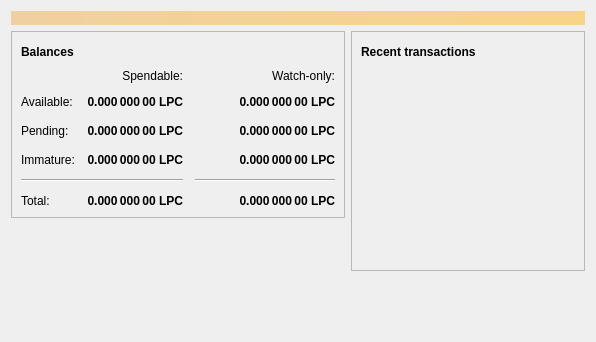
<?xml version="1.0" encoding="UTF-8"?>
<ui version="4.0">
 <class>OverviewPage</class>
 <widget class="QWidget" name="OverviewPage">
  <property name="geometry">
   <rect>
    <x>0</x>
    <y>0</y>
    <width>596</width>
    <height>342</height>
   </rect>
  </property>
  <property name="windowTitle">
   <string>Form</string>
  </property>
  <layout class="QVBoxLayout" name="topLayout">
   <item>
    <widget class="QLabel" name="labelAlerts">
     <property name="visible">
      <bool>false</bool>
     </property>
     <property name="styleSheet">
      <string notr="true">QLabel { background-color: qlineargradient(x1: 0, y1: 0, x2: 1, y2: 0, stop:0 #F0D0A0, stop:1 #F8D488); color:#000000; }</string>
     </property>
     <property name="wordWrap">
      <bool>true</bool>
     </property>
     <property name="margin">
      <number>3</number>
     </property>
     <property name="textInteractionFlags">
      <set>Qt::TextSelectableByMouse</set>
     </property>
    </widget>
   </item>
   <item>
    <layout class="QHBoxLayout" name="horizontalLayout" stretch="1,1">
     <item>
      <layout class="QVBoxLayout" name="verticalLayout_2">
       <item>
        <widget class="QFrame" name="frame">
         <property name="frameShape">
          <enum>QFrame::StyledPanel</enum>
         </property>
         <property name="frameShadow">
          <enum>QFrame::Raised</enum>
         </property>
         <layout class="QVBoxLayout" name="verticalLayout_4">
          <item>
           <layout class="QHBoxLayout" name="horizontalLayout_4">
            <item>
             <widget class="QLabel" name="label_5">
              <property name="font">
               <font>
                <weight>75</weight>
                <bold>true</bold>
               </font>
              </property>
              <property name="text">
               <string>Balances</string>
              </property>
             </widget>
            </item>
            <item>
             <widget class="QPushButton" name="labelWalletStatus">
              <property name="enabled">
               <bool>true</bool>
              </property>
              <property name="maximumSize">
               <size>
                <width>30</width>
                <height>16777215</height>
               </size>
              </property>
              <property name="toolTip">
               <string>The displayed information may be out of date. Your wallet automatically synchronizes with the Bitcoin network after a connection is established, but this process has not completed yet.</string>
              </property>
              <property name="text">
               <string/>
              </property>
              <property name="icon">
               <iconset resource="../bitcoin.qrc">
                <normaloff>:/icons/warning</normaloff>
                <disabledoff>:/icons/warning</disabledoff>:/icons/warning</iconset>
              </property>
              <property name="iconSize">
               <size>
                <width>24</width>
                <height>24</height>
               </size>
              </property>
              <property name="flat">
               <bool>true</bool>
              </property>
             </widget>
            </item>
            <item>
             <spacer name="horizontalSpacer_3">
              <property name="orientation">
               <enum>Qt::Horizontal</enum>
              </property>
              <property name="sizeHint" stdset="0">
               <size>
                <width>40</width>
                <height>20</height>
               </size>
              </property>
             </spacer>
            </item>
           </layout>
          </item>
          <item>
           <layout class="QGridLayout" name="gridLayout">
            <property name="spacing">
             <number>12</number>
            </property>
            <item row="2" column="2">
             <widget class="QLabel" name="labelWatchPending">
              <property name="font">
               <font>
                <weight>75</weight>
                <bold>true</bold>
               </font>
              </property>
              <property name="cursor">
               <cursorShape>IBeamCursor</cursorShape>
              </property>
              <property name="toolTip">
               <string>Unconfirmed transactions to watch-only addresses</string>
              </property>
              <property name="text">
               <string notr="true">0.000 000 00 LPC</string>
              </property>
              <property name="alignment">
               <set>Qt::AlignRight|Qt::AlignTrailing|Qt::AlignVCenter</set>
              </property>
              <property name="textInteractionFlags">
               <set>Qt::LinksAccessibleByMouse|Qt::TextSelectableByKeyboard|Qt::TextSelectableByMouse</set>
              </property>
             </widget>
            </item>
            <item row="2" column="1">
             <widget class="QLabel" name="labelUnconfirmed">
              <property name="font">
               <font>
                <weight>75</weight>
                <bold>true</bold>
               </font>
              </property>
              <property name="cursor">
               <cursorShape>IBeamCursor</cursorShape>
              </property>
              <property name="toolTip">
               <string>Total of transactions that have yet to be confirmed, and do not yet count toward the spendable balance</string>
              </property>
              <property name="text">
               <string notr="true">0.000 000 00 LPC</string>
              </property>
              <property name="alignment">
               <set>Qt::AlignRight|Qt::AlignTrailing|Qt::AlignVCenter</set>
              </property>
              <property name="textInteractionFlags">
               <set>Qt::LinksAccessibleByMouse|Qt::TextSelectableByKeyboard|Qt::TextSelectableByMouse</set>
              </property>
             </widget>
            </item>
            <item row="3" column="2">
             <widget class="QLabel" name="labelWatchImmature">
              <property name="font">
               <font>
                <weight>75</weight>
                <bold>true</bold>
               </font>
              </property>
              <property name="cursor">
               <cursorShape>IBeamCursor</cursorShape>
              </property>
              <property name="toolTip">
               <string>Mined balance in watch-only addresses that has not yet matured</string>
              </property>
              <property name="text">
               <string notr="true">0.000 000 00 LPC</string>
              </property>
              <property name="alignment">
               <set>Qt::AlignRight|Qt::AlignTrailing|Qt::AlignVCenter</set>
              </property>
              <property name="textInteractionFlags">
               <set>Qt::LinksAccessibleByMouse|Qt::TextSelectableByKeyboard|Qt::TextSelectableByMouse</set>
              </property>
             </widget>
            </item>
            <item row="4" column="0" colspan="2">
             <widget class="Line" name="line">
              <property name="orientation">
               <enum>Qt::Horizontal</enum>
              </property>
             </widget>
            </item>
            <item row="4" column="2">
             <widget class="Line" name="lineWatchBalance">
              <property name="sizePolicy">
               <sizepolicy hsizetype="Preferred" vsizetype="Fixed">
                <horstretch>0</horstretch>
                <verstretch>0</verstretch>
               </sizepolicy>
              </property>
              <property name="minimumSize">
               <size>
                <width>140</width>
                <height>0</height>
               </size>
              </property>
              <property name="orientation">
               <enum>Qt::Horizontal</enum>
              </property>
             </widget>
            </item>
            <item row="5" column="0">
             <widget class="QLabel" name="labelTotalText">
              <property name="text">
               <string>Total:</string>
              </property>
             </widget>
            </item>
            <item row="3" column="1">
             <widget class="QLabel" name="labelImmature">
              <property name="font">
               <font>
                <weight>75</weight>
                <bold>true</bold>
               </font>
              </property>
              <property name="cursor">
               <cursorShape>IBeamCursor</cursorShape>
              </property>
              <property name="toolTip">
               <string>Mined balance that has not yet matured</string>
              </property>
              <property name="text">
               <string notr="true">0.000 000 00 LPC</string>
              </property>
              <property name="alignment">
               <set>Qt::AlignRight|Qt::AlignTrailing|Qt::AlignVCenter</set>
              </property>
              <property name="textInteractionFlags">
               <set>Qt::LinksAccessibleByMouse|Qt::TextSelectableByKeyboard|Qt::TextSelectableByMouse</set>
              </property>
             </widget>
            </item>
            <item row="2" column="3">
             <spacer name="horizontalSpacer_2">
              <property name="orientation">
               <enum>Qt::Horizontal</enum>
              </property>
              <property name="sizeHint" stdset="0">
               <size>
                <width>40</width>
                <height>20</height>
               </size>
              </property>
             </spacer>
            </item>
            <item row="3" column="0">
             <widget class="QLabel" name="labelImmatureText">
              <property name="text">
               <string>Immature:</string>
              </property>
             </widget>
            </item>
            <item row="5" column="1">
             <widget class="QLabel" name="labelTotal">
              <property name="font">
               <font>
                <weight>75</weight>
                <bold>true</bold>
               </font>
              </property>
              <property name="cursor">
               <cursorShape>IBeamCursor</cursorShape>
              </property>
              <property name="toolTip">
               <string>Your current total balance</string>
              </property>
              <property name="text">
               <string notr="true">0.000 000 00 LPC</string>
              </property>
              <property name="alignment">
               <set>Qt::AlignRight|Qt::AlignTrailing|Qt::AlignVCenter</set>
              </property>
              <property name="textInteractionFlags">
               <set>Qt::LinksAccessibleByMouse|Qt::TextSelectableByKeyboard|Qt::TextSelectableByMouse</set>
              </property>
             </widget>
            </item>
            <item row="5" column="2">
             <widget class="QLabel" name="labelWatchTotal">
              <property name="font">
               <font>
                <weight>75</weight>
                <bold>true</bold>
               </font>
              </property>
              <property name="cursor">
               <cursorShape>IBeamCursor</cursorShape>
              </property>
              <property name="toolTip">
               <string>Current total balance in watch-only addresses</string>
              </property>
              <property name="text">
               <string notr="true">0.000 000 00 LPC</string>
              </property>
              <property name="alignment">
               <set>Qt::AlignRight|Qt::AlignTrailing|Qt::AlignVCenter</set>
              </property>
              <property name="textInteractionFlags">
               <set>Qt::LinksAccessibleByMouse|Qt::TextSelectableByKeyboard|Qt::TextSelectableByMouse</set>
              </property>
             </widget>
            </item>
            <item row="0" column="2">
             <widget class="QLabel" name="labelWatchonly">
              <property name="text">
               <string>Watch-only:</string>
              </property>
              <property name="alignment">
               <set>Qt::AlignRight|Qt::AlignTrailing|Qt::AlignVCenter</set>
              </property>
             </widget>
            </item>
            <item row="1" column="0">
             <widget class="QLabel" name="labelBalanceText">
              <property name="text">
               <string>Available:</string>
              </property>
             </widget>
            </item>
            <item row="1" column="1">
             <widget class="QLabel" name="labelBalance">
              <property name="font">
               <font>
                <weight>75</weight>
                <bold>true</bold>
               </font>
              </property>
              <property name="cursor">
               <cursorShape>IBeamCursor</cursorShape>
              </property>
              <property name="toolTip">
               <string>Your current spendable balance</string>
              </property>
              <property name="text">
               <string notr="true">0.000 000 00 LPC</string>
              </property>
              <property name="alignment">
               <set>Qt::AlignRight|Qt::AlignTrailing|Qt::AlignVCenter</set>
              </property>
              <property name="textInteractionFlags">
               <set>Qt::LinksAccessibleByMouse|Qt::TextSelectableByKeyboard|Qt::TextSelectableByMouse</set>
              </property>
             </widget>
            </item>
            <item row="1" column="2">
             <widget class="QLabel" name="labelWatchAvailable">
              <property name="font">
               <font>
                <weight>75</weight>
                <bold>true</bold>
               </font>
              </property>
              <property name="cursor">
               <cursorShape>IBeamCursor</cursorShape>
              </property>
              <property name="toolTip">
               <string>Your current balance in watch-only addresses</string>
              </property>
              <property name="text">
               <string notr="true">0.000 000 00 LPC</string>
              </property>
              <property name="alignment">
               <set>Qt::AlignRight|Qt::AlignTrailing|Qt::AlignVCenter</set>
              </property>
              <property name="textInteractionFlags">
               <set>Qt::LinksAccessibleByMouse|Qt::TextSelectableByKeyboard|Qt::TextSelectableByMouse</set>
              </property>
             </widget>
            </item>
            <item row="2" column="0">
             <widget class="QLabel" name="labelPendingText">
              <property name="text">
               <string>Pending:</string>
              </property>
             </widget>
            </item>
            <item row="0" column="1">
             <widget class="QLabel" name="labelSpendable">
              <property name="text">
               <string>Spendable:</string>
              </property>
              <property name="alignment">
               <set>Qt::AlignRight|Qt::AlignTrailing|Qt::AlignVCenter</set>
              </property>
             </widget>
            </item>
           </layout>
          </item>
         </layout>
        </widget>
       </item>
       <item>
        <spacer name="verticalSpacer">
         <property name="orientation">
          <enum>Qt::Vertical</enum>
         </property>
         <property name="sizeHint" stdset="0">
          <size>
           <width>20</width>
           <height>40</height>
          </size>
         </property>
        </spacer>
       </item>
      </layout>
     </item>
     <item>
      <layout class="QVBoxLayout" name="verticalLayout_3">
       <item>
        <widget class="QFrame" name="frame_2">
         <property name="frameShape">
          <enum>QFrame::StyledPanel</enum>
         </property>
         <property name="frameShadow">
          <enum>QFrame::Raised</enum>
         </property>
         <layout class="QVBoxLayout" name="verticalLayout">
          <item>
           <layout class="QHBoxLayout" name="horizontalLayout_2">
            <item>
             <widget class="QLabel" name="label_4">
              <property name="font">
               <font>
                <weight>75</weight>
                <bold>true</bold>
               </font>
              </property>
              <property name="text">
               <string>Recent transactions</string>
              </property>
             </widget>
            </item>
            <item>
             <widget class="QPushButton" name="labelTransactionsStatus">
              <property name="enabled">
               <bool>true</bool>
              </property>
              <property name="maximumSize">
               <size>
                <width>30</width>
                <height>16777215</height>
               </size>
              </property>
              <property name="toolTip">
               <string>The displayed information may be out of date. Your wallet automatically synchronizes with the Bitcoin network after a connection is established, but this process has not completed yet.</string>
              </property>
              <property name="text">
               <string/>
              </property>
              <property name="icon">
               <iconset resource="../bitcoin.qrc">
                <normaloff>:/icons/warning</normaloff>
                <disabledoff>:/icons/warning</disabledoff>:/icons/warning</iconset>
              </property>
              <property name="iconSize">
               <size>
                <width>24</width>
                <height>24</height>
               </size>
              </property>
              <property name="flat">
               <bool>true</bool>
              </property>
             </widget>
            </item>
            <item>
             <spacer name="horizontalSpacer">
              <property name="orientation">
               <enum>Qt::Horizontal</enum>
              </property>
              <property name="sizeHint" stdset="0">
               <size>
                <width>40</width>
                <height>20</height>
               </size>
              </property>
             </spacer>
            </item>
           </layout>
          </item>
          <item>
           <widget class="QListView" name="listTransactions">
            <property name="styleSheet">
             <string notr="true">QListView { background: transparent; }</string>
            </property>
            <property name="frameShape">
             <enum>QFrame::NoFrame</enum>
            </property>
            <property name="verticalScrollBarPolicy">
             <enum>Qt::ScrollBarAlwaysOff</enum>
            </property>
            <property name="horizontalScrollBarPolicy">
             <enum>Qt::ScrollBarAlwaysOff</enum>
            </property>
            <property name="selectionMode">
             <enum>QAbstractItemView::NoSelection</enum>
            </property>
           </widget>
          </item>
         </layout>
        </widget>
       </item>
       <item>
        <spacer name="verticalSpacer_2">
         <property name="orientation">
          <enum>Qt::Vertical</enum>
         </property>
         <property name="sizeHint" stdset="0">
          <size>
           <width>20</width>
           <height>40</height>
          </size>
         </property>
        </spacer>
       </item>
      </layout>
     </item>
    </layout>
   </item>
  </layout>
 </widget>
 <resources/>
 <connections/>
</ui>
